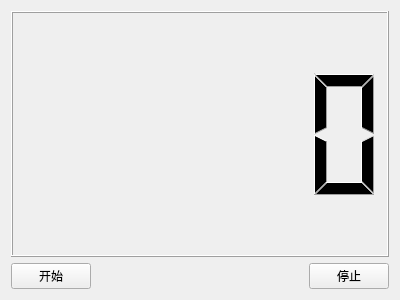
<?xml version="1.0" encoding="UTF-8"?>
<ui version="4.0">
 <class>MyWidget</class>
 <widget class="QWidget" name="MyWidget">
  <property name="geometry">
   <rect>
    <x>0</x>
    <y>0</y>
    <width>400</width>
    <height>300</height>
   </rect>
  </property>
  <property name="windowTitle">
   <string>MyWidget</string>
  </property>
  <layout class="QGridLayout" name="gridLayout">
   <item row="0" column="0" colspan="3">
    <widget class="QLCDNumber" name="lcdNumber"/>
   </item>
   <item row="1" column="0">
    <widget class="QPushButton" name="pushButtonStart">
     <property name="text">
      <string>开始</string>
     </property>
    </widget>
   </item>
   <item row="1" column="1">
    <spacer name="horizontalSpacer">
     <property name="orientation">
      <enum>Qt::Horizontal</enum>
     </property>
     <property name="sizeHint" stdset="0">
      <size>
       <width>217</width>
       <height>20</height>
      </size>
     </property>
    </spacer>
   </item>
   <item row="1" column="2">
    <widget class="QPushButton" name="pushButtonStop">
     <property name="text">
      <string>停止</string>
     </property>
    </widget>
   </item>
  </layout>
 </widget>
 <layoutdefault spacing="6" margin="11"/>
 <resources/>
 <connections/>
</ui>
